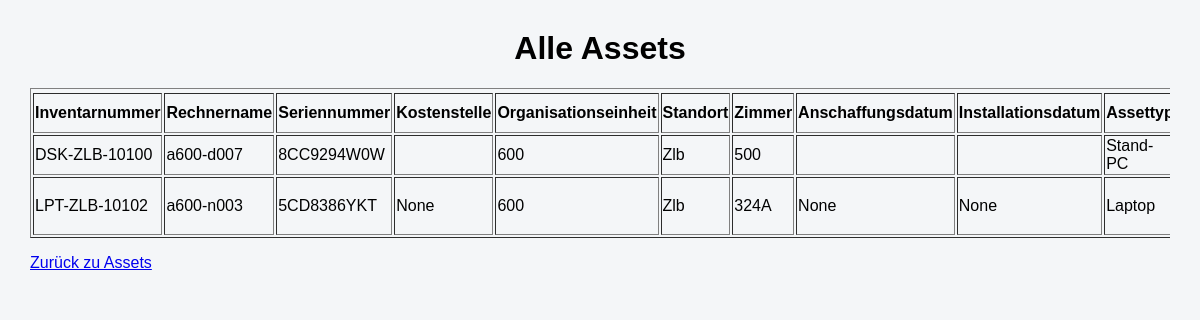
Page /asset/anzeigen on the committed database.
### tables this page shows
CREATE TABLE assets (

    id INTEGER PRIMARY KEY,

    inventarnummer TEXT,
    rechnername TEXT,
    seriennummer TEXT,

    kostenstelle TEXT,
    organisationseinheit TEXT,

    standort TEXT,
    zimmer TEXT,

    anschaffungsdatum TEXT,
    installationsdatum TEXT,

    assettyp TEXT,
    verwendungsart TEXT,

    status TEXT,

    hersteller TEXT,
    modell TEXT,

    mac_adresse TEXT,
    garantie TEXT,

    verwaltungsart TEXT,

    prozessor TEXT,
    kerne_threads TEXT,

    ram TEXT,
    festplatte TEXT,

    betriebssystem TEXT,

    displaygroesse TEXT,
    dockingstation TEXT,

    anlagenummer TEXT,

    mitarbeiter TEXT,

    bemerkung TEXT

);

### app.py (the view)
@app.route("/asset/anzeigen")
def assets_anzeigen():
    verbindung = sqlite3.connect("asset_management.db")
    cursor = verbindung.cursor()
    cursor.execute("""
        SELECT *
        FROM assets
    """)
    assets = cursor.fetchall()
    print(assets)
    verbindung.close()
    return render_template(
        "assets_anzeigen.html",
        assets=assets
    )

### templates/assets_anzeigen.html (shortened to what this page needs)
<!DOCTYPE html>
<html>
<head>
    <link rel="stylesheet"
          href="{{ url_for('static', filename='style.css') }}">
</head>
<body>
<h1>Alle Assets</h1>
<div style="overflow-x: auto;">
<table border="1">
    <tr>
        <tr>
    <th>Inventarnummer</th>
    <th>Rechnername</th>
    <th>Seriennummer</th>
    <th>Kostenstelle</th>
    <th>Organisationseinheit</th>
    <th>Standort</th>
    <th>Zimmer</th>
    <th>Anschaffungsdatum</th>
    <th>Installationsdatum</th>
    <th>Assettyp</th>
</tr>
    </tr>
    {% for a in assets %}
    <tr>
       <td>{{ a[1] }}</td>
        <td>{{ a[2] }}</td>
        <td>{{ a[3] }}</td>
        <td>{{ a[4] }}</td>
        <td>{{ a[5] }}</td>
        <td>{{ a[6] }}</td>
        <td>{{ a[7] }}</td>
        <td>{{ a[8] }}</td>
        <td>{{ a[9] }}</td>
        <td>{{ a[10] }}</td>
    </tr>
    {% endfor %}
</table>
</div>
<p><a href="/assets">Zurück zu Assets</a></p>
</body>
</html>

### static/style.css (style rules this page uses)
body { font-family: Arial, sans-serif; background-color: #f4f6f8; margin: 30px; }
h1 { text-align: center; }

### rows in the picture
assets: inventarnummer "DSK-ZLB-10100", rechnername "a600-d007", seriennummer "8CC9294W0W", organisationseinheit "600", standort "Zlb", zimmer "500", assettyp "Stand-PC"
assets: inventarnummer "LPT-ZLB-10102", rechnername "a600-n003", seriennummer "5CD8386YKT", a "None", organisationseinheit "600", standort "Zlb", zimmer "324A", assettyp "Laptop"
